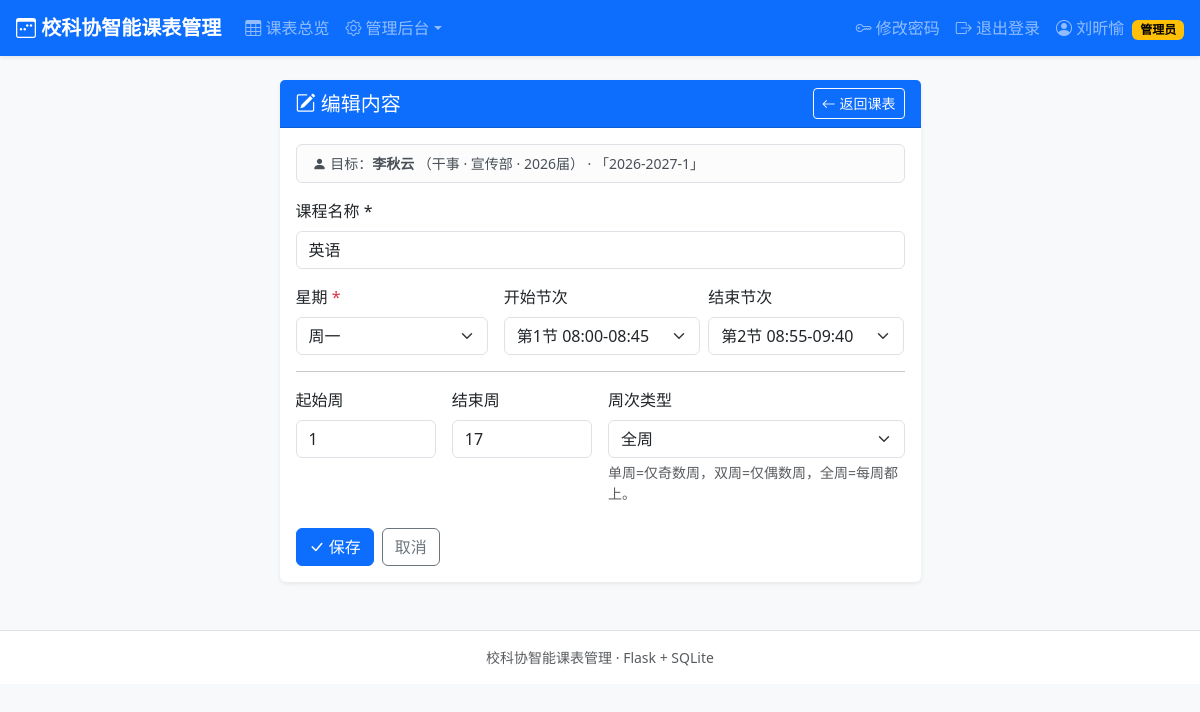
/course/3/edit?week=1&semester_id=1&user=2 (signed in), run on the app's committed database.
### tables this page shows
CREATE TABLE users (
        id            INTEGER PRIMARY KEY AUTOINCREMENT,
        student_id    TEXT NOT NULL UNIQUE,
        password_hash TEXT NOT NULL,
        name          TEXT NOT NULL,
        identity      TEXT NOT NULL,               -- 主席/部长/干事
        department    TEXT,                        -- 主席可以为空
        cohort        INTEGER NOT NULL,            -- 届数，如 2026
        role          TEXT NOT NULL DEFAULT 'member',  -- admin/member
        created_at    TEXT NOT NULL
    );

CREATE TABLE semesters (
        id          INTEGER PRIMARY KEY AUTOINCREMENT,
        name        TEXT NOT NULL UNIQUE,          -- 如 2026-2027-1
        start_date  TEXT NOT NULL,                 -- YYYY-MM-DD(周一)
        total_weeks INTEGER NOT NULL,
        is_active   INTEGER NOT NULL DEFAULT 0,
        created_at  TEXT NOT NULL
    );

CREATE TABLE courses (
        id            INTEGER PRIMARY KEY AUTOINCREMENT,
        user_id       INTEGER NOT NULL REFERENCES users(id)    ON DELETE CASCADE,
        semester_id   INTEGER NOT NULL REFERENCES semesters(id) ON DELETE CASCADE,
        name          TEXT NOT NULL,
        day           INTEGER NOT NULL,            -- 1-7 (周一..周日)
        start_period  INTEGER,                     -- 周一~周五 用节次
        end_period    INTEGER,
        weekend_slot  TEXT,                        -- 周六/周日 用时段 morning/noon/evening
        start_week    INTEGER NOT NULL,
        end_week      INTEGER NOT NULL,
        week_type     TEXT NOT NULL DEFAULT 'all', -- all/odd/even
        created_at    TEXT NOT NULL
    );

### app.py (the view)
@app.route("/course/<int:cid>/edit", methods=["GET", "POST"])
@login_required
def course_edit(cid):
    me = get_current_user()
    course = query_one("SELECT * FROM courses WHERE id = ?", (cid,))
    if course is None:
        abort(404)
    owner = query_one("SELECT * FROM users WHERE id = ?", (course["user_id"],))
    if not ((me["role"] == "admin") or course["user_id"] == me["id"]):
        flash("只能编辑自己的课表", "danger")
        return redirect(url_for("schedule"))
    week = request.args.get("week", type=int) or current_week(active_semester())
    semester = query_one("SELECT * FROM semesters WHERE id = ?", (course["semester_id"],))
    if request.method == "POST":
        return _save_course(me, owner, semester, course)
    sem_choices = [semester]
    return render_template("item_form.html", me=me, target=owner,
                           semesters=sem_choices, semester=semester,
                           week=week, course=course,
                           PERIOD_TIMES=PERIOD_TIMES, WEEKEND_SLOTS=WEEKEND_SLOTS,
                           WEEK_NAMES=WEEK_NAMES, WEEK_TYPES=WEEK_TYPES,
                           section_of=section_of, period_label=period_label,
                           IDENTITIES=IDENTITIES)

### app.py (called while the page is built)
def get_db():
    if "db" not in g:
        conn = sqlite3.connect(DB_PATH)
        conn.row_factory = sqlite3.Row
        conn.execute("PRAGMA foreign_keys = ON")
        g.db = conn
    return g.db

def query_one(sql, args=()):
    return get_db().execute(sql, args).fetchone()

def login_required(view):
    @wraps(view)
    def wrapped(*args, **kwargs):
        if session.get("user_id") is None:
            flash("请先登录", "warning")
            return redirect(url_for("login", next=request.full_path if request.query_string else url_for("index")))
        return view(*args, **kwargs)
    return wrapped

def get_current_user():
    uid = session.get("user_id")
    if uid is None:
        return None
    return query_one("SELECT * FROM users WHERE id = ?", (uid,))

### templates/item_form.html (shortened to what this page needs)
{% extends "base.html" %}
{% block content %}
{% set is_edit = course is not none %}
{% set next_url = url_for('schedule', semester_id=(semester.id if semester else none), week=week, user=target.id) %}
{% set form_action = (url_for('course_edit', cid=course.id, user=target.id) if is_edit else url_for('course_new', user=target.id)) %}
<div class="row justify-content-center">
  <div class="col-lg-7 col-md-9">
    <div class="card shadow-sm">
      <div class="card-header bg-primary text-white d-flex justify-content-between align-items-center">
        <h5 class="mb-0">
          {% if is_edit %}<i class="bi bi-pencil-square"></i> 编辑内容
          {% else %}<i class="bi bi-plus-square"></i> 添加内容{% endif %}
        </h5>
        <a class="btn btn-sm btn-outline-light" href="{{ next_url }}"><i class="bi bi-arrow-left"></i> 返回课表</a>
      </div>
      <div class="card-body">
        <div class="alert alert-light border small py-2">
          <i class="bi bi-person-fill"></i> 目标：<strong>{{ target.name }}</strong>
          （{{ target.identity }} · {% if target.department %}{{ target.department }}{% else %}主席{% endif %} · {{ target.cohort }}届）
          {% if semester %}· 「{{ semester.name }}」{% endif %}
        </div>
        <form method="post" action="{{ form_action }}" id="itemForm">
          <div class="mb-3">
            <label class="form-label" id="nameLabel">课程名称 <span class="text-danger">*</span></label>
            <input class="form-control" type="text" id="nameInput" name="name" required
                   value="{{ course.name if course }}"
                   placeholder="例如：高等数学 / 部门例会 / 志愿活动">
          </div>
          <div class="row g-3">
            <div class="col-md-4">
              <label class="form-label">星期 <span class="text-danger">*</span></label>
              <select class="form-select" id="daySelect" name="day">
                {% for d in range(1, 8) %}
                <option value="{{ d }}" {% if course and course.day == d %}selected{% elif not course and day_default == d %}selected{% endif %}>
                  {{ WEEK_NAMES[d] }}{% if d >= 6 %}（自定义时段）{% endif %}
                </option>
                {% endfor %}
              </select>
            </div>
            <div class="col-md-8" id="periodRow" {% if course and course.day >= 6 %}style="display:none"{% endif %}>
              <div class="row g-2">
                <div class="col-6">
                  <label class="form-label">开始节次</label>
                  <select class="form-select" id="startPeriod" name="start_period">
                    {% for sec in [('上午', 1, 4), ('下午', 5, 8), ('晚上', 9, 12)] %}
                    <optgroup label="{{ sec[0] }}">
                      {% for p in range(sec[1], sec[2] + 1) %}
                      <option value="{{ p }}" {% if course and course.start_period == p %}selected{% endif %}>
                        第{{ p }}节 {{ PERIOD_TIMES[p][0] }}-{{ PERIOD_TIMES[p][1] }}
                      </option>
                      {% endfor %}
                    </optgroup>
                    {% endfor %}
                  </select>
                </div>
                <div class="col-6">
                  <label class="form-label">结束节次</label>
                  <select class="form-select" id="endPeriod" name="end_period">
                    {% for sec in [('上午', 1, 4), ('下午', 5, 8), ('晚上', 9, 12)] %}
                    <optgroup label="{{ sec[0] }}">
                      {% for p in range(sec[1], sec[2] + 1) %}
                      <option value="{{ p }}" {% if course and course.end_period == p %}selected{% endif %}>
                        第{{ p }}节 {{ PERIOD_TIMES[p][0] }}-{{ PERIOD_TIMES[p][1] }}
                      </option>
                      {% endfor %}
                    </optgroup>
                    {% endfor %}
                  </select>
                </div>
              </div>
            </div>
          </div>
          <hr>
          <div class="row g-3">
            <div class="col-md-3">
              <label class="form-label">起始周</label>
              <input class="form-control" type="number" name="start_week" id="startWeek" min="1"
                     max="{{ semester.total_weeks if semester else 30 }}" value="{{ course.start_week if course else 1 }}" required>
            </div>
            <div class="col-md-3">
              <label class="form-label">结束周</label>
              <input class="form-control" type="number" name="end_week" id="endWeek" min="1"
                     max="{{ semester.total_weeks if semester else 30 }}"
                     value="{{ course.end_week if course else (semester.total_weeks if semester else 30) }}" required>
            </div>
            <div class="col-md-6">
              <label class="form-label">周次类型</label>
              <select class="form-select" name="week_type">
                {% for tkey, tname in WEEK_TYPES.items() %}
                <option value="{{ tkey }}" {% if course and course.week_type == tkey %}selected{% elif not course and tkey == 'all' %}selected{% endif %}>
                  {{ tname }}
                </option>
                {% endfor %}
              </select>
              <div class="form-text">单周=仅奇数周，双周=仅偶数周，全周=每周都上。</div>
            </div>
          </div>
          <div class="mt-4 d-flex gap-2">
            <button class="btn btn-primary" type="submit"><i class="bi bi-check-lg"></i> 保存</button>
            <a class="btn btn-outline-secondary" href="{{ next_url }}">取消</a>
          </div>
        </form>
      </div>
    </div>
  </div>
</div>
{% endblock %}

### templates/base.html (shortened to what this page needs)
<!DOCTYPE html>
<html lang="zh-CN">
<head>
  <link href="https://cdn.jsdelivr.net/npm/bootstrap@5.3.3/dist/css/bootstrap.min.css" rel="stylesheet">
  <link href="https://cdn.jsdelivr.net/npm/bootstrap-icons@1.11.3/font/bootstrap-icons.min.css" rel="stylesheet">
  <link href="{{ url_for('static', filename='style.css') }}" rel="stylesheet">
</head>
<body class="bg-light">
{% if session.get('user_id') %}
<nav class="navbar navbar-expand-lg navbar-dark bg-primary shadow-sm sticky-top">
  <div class="container-fluid px-3">
    <a class="navbar-brand fw-bold" href="{{ url_for('schedule') }}">
      <i class="bi bi-calendar3-week"></i> 校科协智能课表管理
    </a>
    <div class="collapse navbar-collapse" id="navMain">
      <ul class="navbar-nav me-auto">
        <li class="nav-item"><a class="nav-link" href="{{ url_for('schedule') }}"><i class="bi bi-table"></i> 课表总览</a></li>
        {% if session.get('role') == 'admin' %}
        <li class="nav-item dropdown">
          <a class="nav-link dropdown-toggle" href="#" role="button" data-bs-toggle="dropdown"><i class="bi bi-gear"></i> 管理后台</a>
        </li>
        {% endif %}
      </ul>
      <ul class="navbar-nav">
        <li class="nav-item"><a class="nav-link" href="{{ url_for('change_password') }}"><i class="bi bi-key"></i> 修改密码</a></li>
        <li class="nav-item">
          <a class="nav-link" href="{{ url_for('logout') }}"><i class="bi bi-box-arrow-right"></i> 退出登录</a>
        </li>
      </ul>
      <span class="navbar-text ms-2">
        <i class="bi bi-person-circle"></i> {{ session.get('name') }}
        {% if session.get('role') == 'admin' %}<span class="badge text-bg-warning ms-1">管理员</span>{% endif %}
      </span>
    </div>
  </div>
</nav>
{% endif %}
<main class="container py-4">
  {% block content %}{% endblock %}
</main>
<footer class="text-center text-muted small py-3 border-top bg-white mt-4">
  校科协智能课表管理 · Flask + SQLite
</footer>
</body>
</html>

### static/style.css (style rules this page uses)
body { background: #f4f6f9; }
.card { border: 0; }
.badge { vertical-align: middle; }

### data on the page
users: get "刘昕愉"
users: name "李秋云", identity "干事", department "宣传部", cohort "2026"
semesters: name "2026-2027-1", end_week "17"
courses: name "英语", day "周一", start_period "第1节 08:00-08:45", end_period "第2节 08:55-09:40", start_week "1", week_type "全周"
